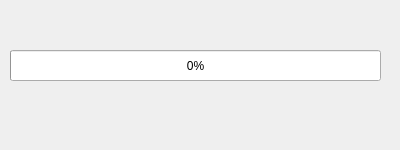
<?xml version="1.0" encoding="UTF-8"?>
<ui version="4.0">
 <class>progressbarDialog</class>
 <widget class="QDialog" name="progressbarDialog">
  <property name="windowModality">
   <enum>Qt::WindowModal</enum>
  </property>
  <property name="geometry">
   <rect>
    <x>0</x>
    <y>0</y>
    <width>400</width>
    <height>150</height>
   </rect>
  </property>
  <property name="sizePolicy">
   <sizepolicy hsizetype="Fixed" vsizetype="Fixed">
    <horstretch>0</horstretch>
    <verstretch>0</verstretch>
   </sizepolicy>
  </property>
  <property name="minimumSize">
   <size>
    <width>400</width>
    <height>150</height>
   </size>
  </property>
  <property name="maximumSize">
   <size>
    <width>400</width>
    <height>150</height>
   </size>
  </property>
  <property name="windowTitle">
   <string>Sapulatar: Processing File(s)</string>
  </property>
  <property name="windowIcon">
   <iconset>
    <normaloff>assets/logo.png</normaloff>assets/logo.png</iconset>
  </property>
  <property name="modal">
   <bool>true</bool>
  </property>
  <widget class="QProgressBar" name="progressBar">
   <property name="geometry">
    <rect>
     <x>10</x>
     <y>50</y>
     <width>371</width>
     <height>31</height>
    </rect>
   </property>
   <property name="value">
    <number>0</number>
   </property>
  </widget>
  <widget class="QLabel" name="currentFile">
   <property name="geometry">
    <rect>
     <x>14</x>
     <y>91</y>
     <width>361</width>
     <height>20</height>
    </rect>
   </property>
   <property name="text">
    <string/>
   </property>
  </widget>
 </widget>
 <resources/>
 <connections/>
</ui>
